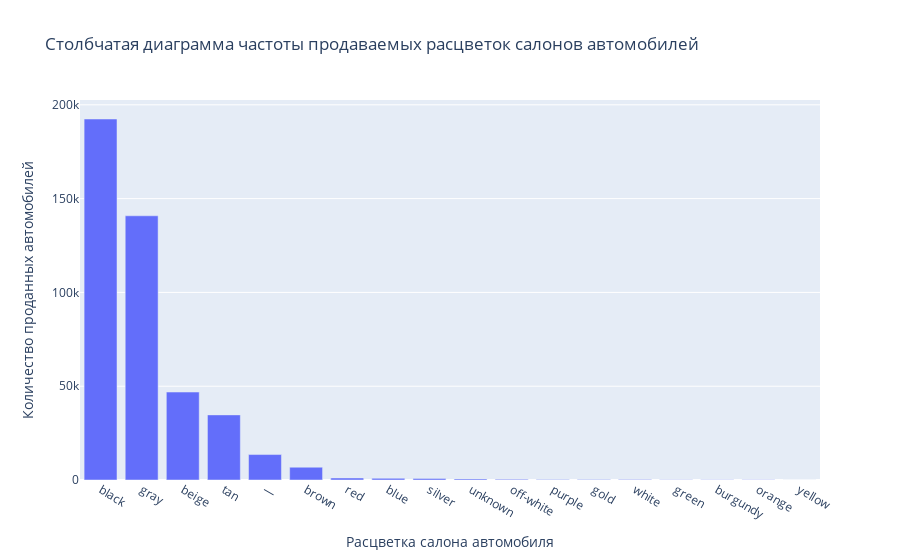

Notebook code for this chart:
### Markdown cell above
#### Цвет салона автомобиля `'interior'`

### Code cell
bar_chart = go.Bar(
    x=df_train_research.interior.value_counts().index,
    y=df_train_research.interior.value_counts().values
    )
layout = go.Layout(
    title='Столбчатая диаграмма частоты продаваемых расцветок салонов автомобилей',
    xaxis=dict(title='Расцветка салона автомобиля'),
    yaxis=dict(title='Количество проданных автомобилей'),
    )
fig = go.Figure(data=[bar_chart], layout=layout)
fig.show()

### Figure 1 — Plotly figure (JSON) as saved in the notebook; plotly's stock layout.template omitted (floating-point values rounded to 4 significant figures)
{"data": [{"type": "bar", "x": ["black", "gray", "beige", "tan", "—", "brown", "red", "blue", "silver", "unknown", "off-white", "purple", "gold", "white", "green", "burgundy", "orange", "yellow"], "y": [192442, 140843, 46878, 34709, 13563, 6818, 1070, 885, 844, 586, 373, 276, 256, 215, 198, 155, 109, 16]}], "layout": {"title": {"text": "Столбчатая диаграмма частоты продаваемых расцветок салонов автомобилей"}, "xaxis": {"title": {"text": "Расцветка салона автомобиля"}}, "yaxis": {"title": {"text": "Количество проданных автомобилей"}}}}
